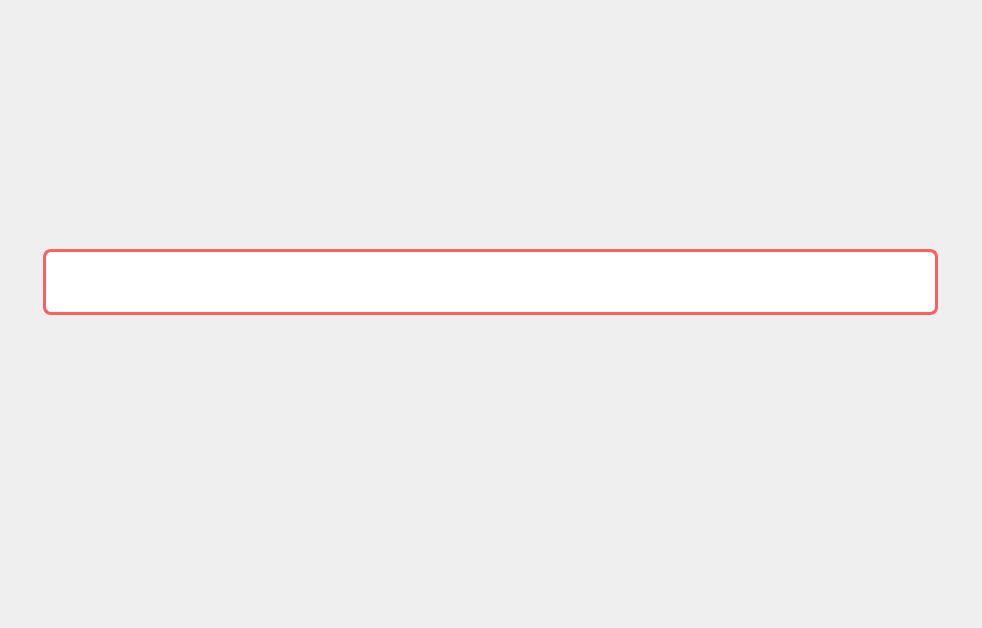
<?xml version="1.0" encoding="UTF-8"?>
<ui version="4.0">
 <class>StationDeleteWindow</class>
 <widget class="QWidget" name="StationDeleteWindow">
  <property name="geometry">
   <rect>
    <x>0</x>
    <y>0</y>
    <width>982</width>
    <height>628</height>
   </rect>
  </property>
  <property name="windowTitle">
   <string>Form</string>
  </property>
  <widget class="QLabel" name="label">
   <property name="geometry">
    <rect>
     <x>0</x>
     <y>0</y>
     <width>982</width>
     <height>628</height>
    </rect>
   </property>
   <property name="text">
    <string/>
   </property>
   <property name="pixmap">
    <pixmap resource="resources.qrc">:/deleteWindow.png</pixmap>
   </property>
  </widget>
  <widget class="QLineEdit" name="lineEdit_2">
   <property name="geometry">
    <rect>
     <x>43</x>
     <y>249</y>
     <width>895</width>
     <height>66</height>
    </rect>
   </property>
   <property name="styleSheet">
    <string notr="true">QLineEdit {
    border: 3px solid #FF5E5E;
    border-radius: 8px;
    gridline-color: #6D55FF;
    background-color: white;	
}

QHeaderView::section {
    background-color: #6D55FF;
    color: white;
    font-family: Karla;
    font-size: 14pt;
}
QHeaderView::section:horizontal {
    border: none; /* убираем горизонтальные линии разделителя */
}

QHeaderView::section:vertical {
    border: none; /* убираем вертикальные линии разделителя */
}</string>
   </property>
  </widget>
  <widget class="QPushButton" name="pushButton_3">
   <property name="geometry">
    <rect>
     <x>934</x>
     <y>14</y>
     <width>17</width>
     <height>17</height>
    </rect>
   </property>
   <property name="styleSheet">
    <string notr="true">border-radius: 20px; </string>
   </property>
   <property name="text">
    <string/>
   </property>
   <property name="icon">
    <iconset resource="resources.qrc">
     <normaloff>:/swapIcon.png</normaloff>:/swapIcon.png</iconset>
   </property>
   <property name="iconSize">
    <size>
     <width>17</width>
     <height>17</height>
    </size>
   </property>
  </widget>
  <widget class="QPushButton" name="pushButton_11">
   <property name="geometry">
    <rect>
     <x>371</x>
     <y>476</y>
     <width>240</width>
     <height>82</height>
    </rect>
   </property>
   <property name="styleSheet">
    <string notr="true">border-radius: 20px; </string>
   </property>
   <property name="text">
    <string/>
   </property>
   <property name="icon">
    <iconset resource="resources.qrc">
     <normaloff>:/removeAdminNewButton.png</normaloff>:/removeAdminNewButton.png</iconset>
   </property>
   <property name="iconSize">
    <size>
     <width>240</width>
     <height>82</height>
    </size>
   </property>
  </widget>
  <widget class="QPushButton" name="pushButton_2">
   <property name="geometry">
    <rect>
     <x>958</x>
     <y>14</y>
     <width>17</width>
     <height>17</height>
    </rect>
   </property>
   <property name="styleSheet">
    <string notr="true">border-radius: 20px; </string>
   </property>
   <property name="text">
    <string/>
   </property>
   <property name="icon">
    <iconset resource="resources.qrc">
     <normaloff>:/closeIcon.png</normaloff>:/closeIcon.png</iconset>
   </property>
   <property name="iconSize">
    <size>
     <width>17</width>
     <height>17</height>
    </size>
   </property>
  </widget>
 </widget>
 <resources>
  <include location="resources.qrc"/>
 </resources>
 <connections/>
</ui>
